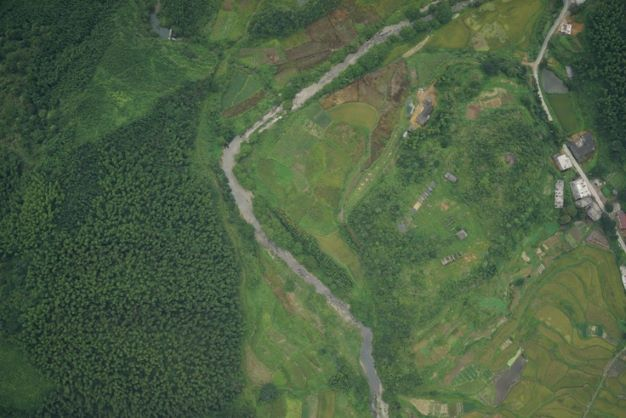
#> input picture sample_data/DSC00315.JPG, 626 x 418 px
$ python -i canny.py   (imports and definitions only)   (older library calls are emulated)
#> lines starting #> are read from the running program, lines starting #| are printed output that depends on the picture
### utils.py
# AUTHOR    ：Lv Wenchao
# coding    : utf-8
# @Time     : 2022/5/3 14:49
# @FileName : utils.py
# @Software : PyCharm
import cv2
import numpy as np
from matplotlib import pyplot as plt


# [21 lines left out: function show_image, not called in this run]


def convert_to_gray(image):
    assert len(image.shape) == 3
    return cv2.cvtColor(image, cv2.COLOR_BGR2GRAY)


def gaussian_filter(img, sigma=1.3, K=3):
    """

    :param img: 滤波图像
    :param sigma: 标准差
    :param K: 模板大小
    :return:
    """
    k = K // 2
    if len(img.shape) == 3:
        H, W, C = img.shape

    else:

        img = np.expand_dims(img, axis=-1)
        H, W, C = img.shape

    out = np.pad(img.copy(), ((k, k), (k, k), (0, 0)))

    # 计算滤波核
    kernel = np.zeros((K, K), np.float32)
    for x in range(-k, k + 1):
        for y in range(-k, k + 1):
            kernel[y + k, x + k] = np.exp(-(x ** 2 + y ** 2) / (2 * (sigma ** 2)))

    kernel = kernel / (2.0 * np.pi * (sigma ** 2.0))

    # 当核为整数时进行归一化
    kernel = kernel / np.sum(kernel)

    # 进行卷积操作
    temp = out.copy()
    for y in range(H):
        for x in range(W):
            for c in range(C):
                out[y + k, x + k, c] = np.sum(kernel * temp[y:y + K, x:x + K, c])

    out = np.clip(out, 0, 255)

    out = out[k:H + k, k:W + k, :].astype(np.uint8)

    return out


def gaussian_filter_cv(img, sigma=-1, K=3):
    out = cv2.GaussianBlur(img, (K, K), sigma)
    return out


# [20 lines left out: function ums, not called in this run]

### canny.py
# AUTHOR    ：Lv Wenchao
# coding    : utf-8
# @Time     : 2022/5/3 10:50
# @FileName : canny.py
# @Software : PyCharm
import cv2
from utils import gaussian_filter
import numpy as np


def canny(img, sigma=1.3, K=3, max_threshold=0.15, min_threshold=0.05):
    H, W = img.shape[:2]
    # 高斯滤波
    img_gauss = gaussian_filter(img, sigma=sigma, K=K)
    # 计算 x方向的图像梯度
    # cv2.cv_64F 避免负值为0
    sobel_x = cv2.Sobel(img_gauss, ddepth=cv2.CV_64F, dx=1, dy=0)
    # 取绝对值转unit型
    sobel_x = cv2.convertScaleAbs(sobel_x)
    # y方向梯度值
    sobel_y = cv2.Sobel(img_gauss, ddepth=cv2.CV_64F, dx=0, dy=1)
    sobel_y = cv2.convertScaleAbs(sobel_y)
    # 计算总的梯度值 sqrt(x2+y2) 或者 使用 hypot
    G = np.hypot(sobel_y, sobel_x)
    # 将范围限制到[0,255]
    G = G / G.max() * 255
    # 计算梯度方向
    theta = np.arctan2(sobel_y, sobel_x)
    tan_theta = np.tan(theta)
    # 计算角度值
    angle = theta * 180. / np.pi
    angle[angle < 0] += 180
    # 非极大值抑制
    out = np.zeros(shape=(H, W))
    for y in range(1, H - 1):
        for x in range(1, W - 1):
            try:
                p1 = 255.
                p2 = 255.
                if (0 <= angle[y, x] < 22.5) or (157.5 <= angle[y, x] < 180):
                    p1 = G[y, x - 1]
                    p2 = G[y, x + 1]
                elif 22.5 <= angle[y, x] < 67.5:
                    p1 = G[y - 1, x + 1]
                    p2 = G[y + 1, x - 1]
                elif 57.5 <= angle[y, x] < 112.5:
                    p1 = G[y - 1, x]
                    p2 = G[y + 1, x]
                elif 112.5 <= angle[y, x] < 157.5:
                    p1 = G[y - 1, x - 1]
                    p2 = G[y + 1, x + 1]
                if G[y, x] >= p1 and G[y, x] >= p2:
                    out[y, x] = G[y, x]

            except Exception as e:
                print(e)
    # 双边阈值
    max_threshold = np.max(out) * max_threshold
    min_threshold = max_threshold * min_threshold

    weak = np.int32(75)
    strong = np.int32(255)

    strong_i, strong_j = np.where(out >= max_threshold)
    weak_i, weak_j = np.where((out <= max_threshold) & (out >= min_threshold))

    out[strong_i, strong_j] = strong
    out[weak_i, weak_j] = weak

    for i in range(1, H - 1):
        for j in range(1, W - 1):
            if out[i, j] == weak:
                try:
                    if (out[i + 1, j - 1] == strong or out[i + 1, j] == strong or out[i + 1, j + 1] == strong
                            or (out[i, j - 1] == strong) or (out[i, j + 1] == strong)
                            or (out[i - 1, j - 1] == strong) or (out[i - 1, j] == strong) or (
                                    out[i - 1, j + 1] == strong)):
                        out[i, j] = strong
                    else:
                        out[i, j] = 0
                except IndexError as e:
                    pass

    return out

>>> import cv2
>>> picture = cv2.imread('sample_data/DSC00315.JPG')
#> picture is the input picture: shape (418, 626, 3); mean B, G, R 68.2, 97.1, 77.5
>>> result = canny(picture)
#> in canny, `sobel_x = cv2.Sobel(img_gauss, ddepth=cv2.CV_64F, dx=1, dy=0)`:
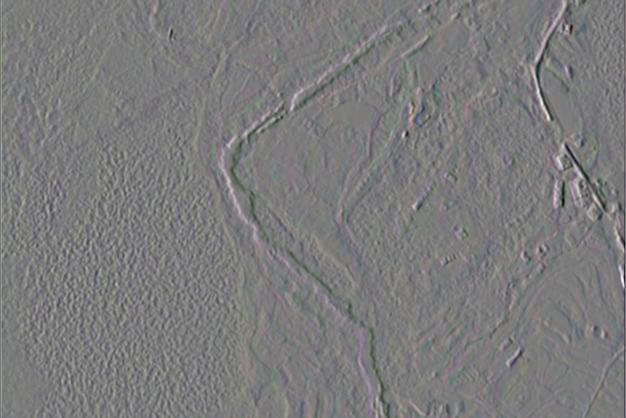
#> sobel_x: shape (418, 626, 3) float64; mean B, G, R 0.2, 0.2, 0.3; drawn with min black and max white
#> in canny, `sobel_y = cv2.Sobel(img_gauss, ddepth=cv2.CV_64F, dx=0, dy=1)`:
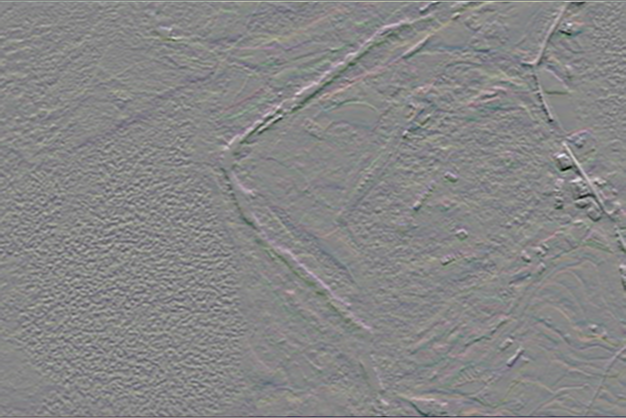
#> sobel_y: shape (418, 626, 3) float64; mean B, G, R 0.1, 0.1, 0.2; drawn with min black and max white
#> in canny, `sobel_y = cv2.convertScaleAbs(sobel_y)`:
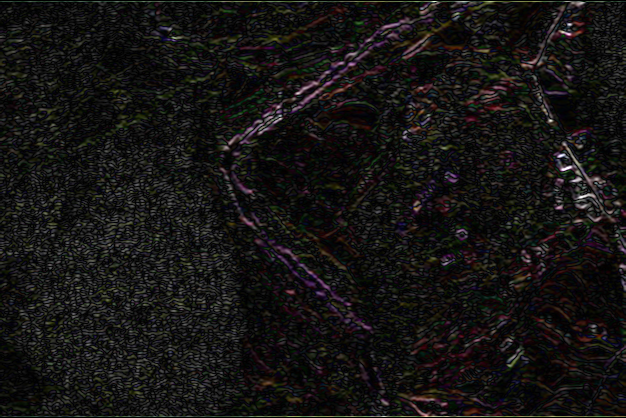
#> sobel_y: shape (418, 626, 3); mean B, G, R 19, 20, 21.5
#> in canny, `G = np.hypot(sobel_y, sobel_x)`:
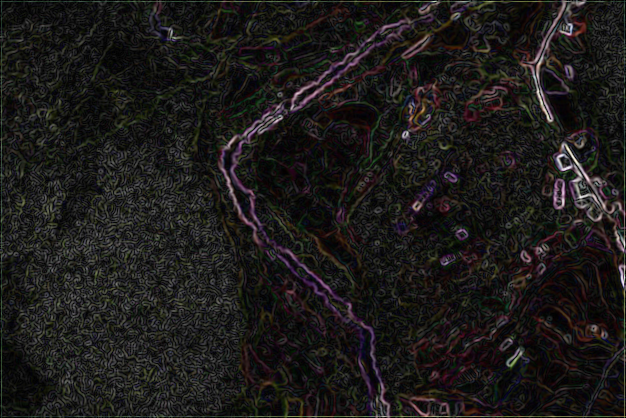
#> G: shape (418, 626, 3) float16; mean B, G, R 30.1, 31.6, 34; drawn with min black and max white
#> in canny, `theta = np.arctan2(sobel_y, sobel_x)`:
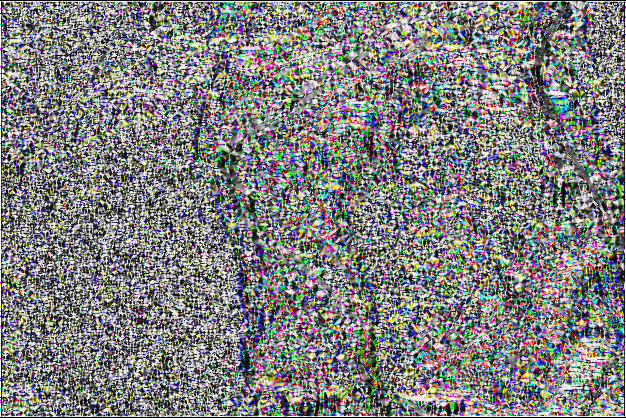
#> theta: shape (418, 626, 3) float16; mean B, G, R 0.783, 0.786, 0.785; drawn with min black and max white
#> in canny, `tan_theta = np.tan(theta)`:
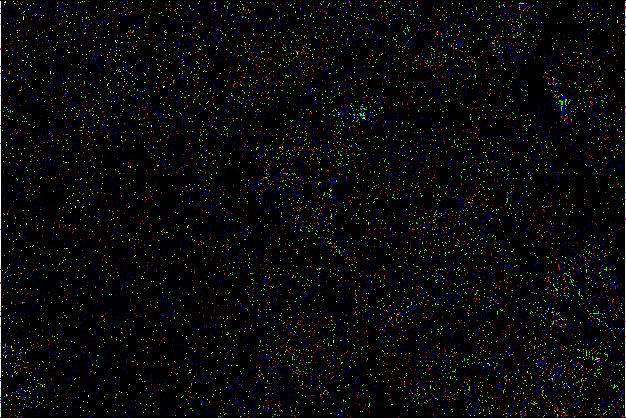
#> tan_theta: shape (418, 626, 3) float16; mean B, G, R 51.5, 49.1, 46.2; drawn with min black and max white
#> after the loop in canny, `for y in range(1, H - 1):`: out: shape (418, 626) float64; every value is 0
#> in canny, `max_threshold = np.max(out) * max_threshold`: max_threshold = 0
#> in canny, `out[strong_i, strong_j] = strong`: out: shape (418, 626) float64; every value is 255
#> in canny, `out[weak_i, weak_j] = weak`: out: shape (418, 626) float64; every value is 75
#> after the loop in canny, `for i in range(1, H - 1):`:
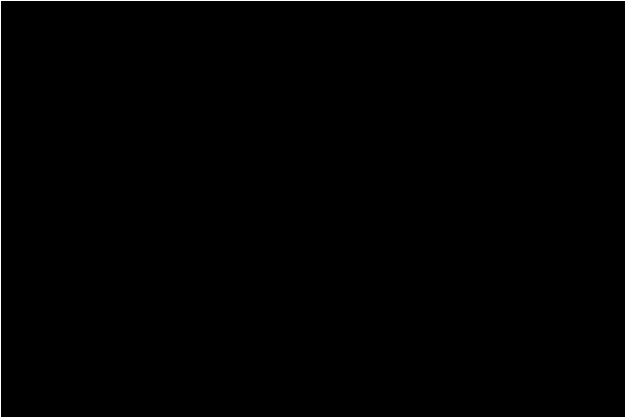
#> out: shape (418, 626) float64; values 0 (black) and 75 (white), 0.8% white in thin lines or dots
